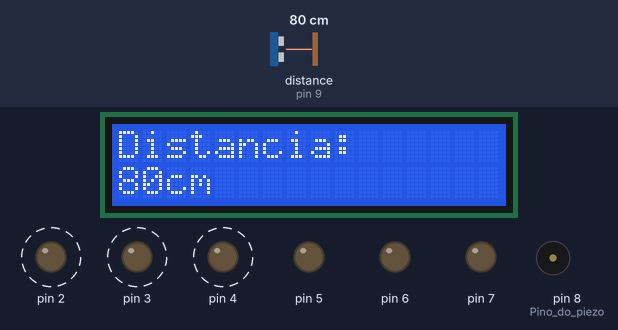
A sketch run on a simulated Arduino Uno, built with avr-gcc and run on an emulated ATmega328P. On the bench: 16×2 character LCD, output pins drawn as LEDs (lit = HIGH), buzzer (waves = sounding). Wiring (inferred from the names in the program): ultrasonic range finder: trigger pin 10; echo pin 9. Dashed ring = blinking. The inputs (shaded band) are chosen by the test bench; at power-on: distance to the obstacle (sensor on pin 9) 80 cm. The echo pulse lasts 58.3 µs per cm; pins used as bus, display or sensor lines are not drawn; what the sketch prints to the serial monitor is not drawn.

Above: at 0.96 s.
1.4 s: distance to the obstacle (sensor on pin 9) set to 2 cm
At 1.61 s:
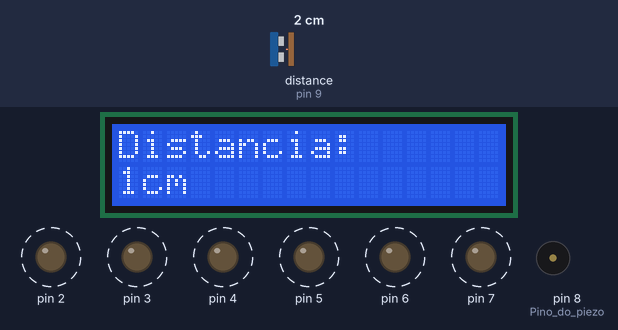
3.2 s: distance to the obstacle (sensor on pin 9) set to 103 cm
At 3.29 s:
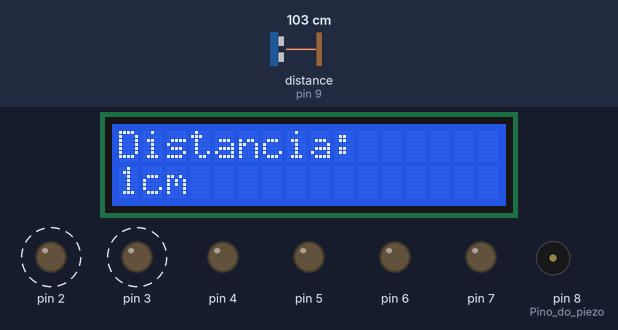
5.5 s: distance to the obstacle (sensor on pin 9) set to 4 cm
At 5.7 s:
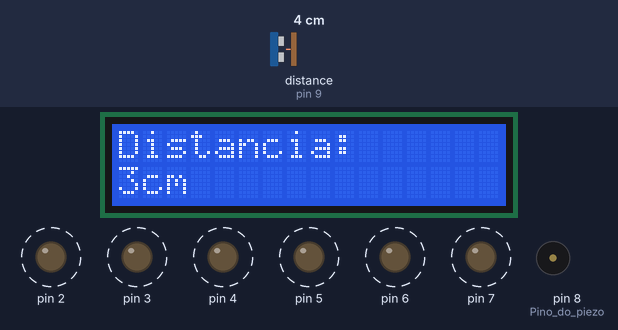
8.5 s: distance to the obstacle (sensor on pin 9) set to 35 cm
At 8.65 s:
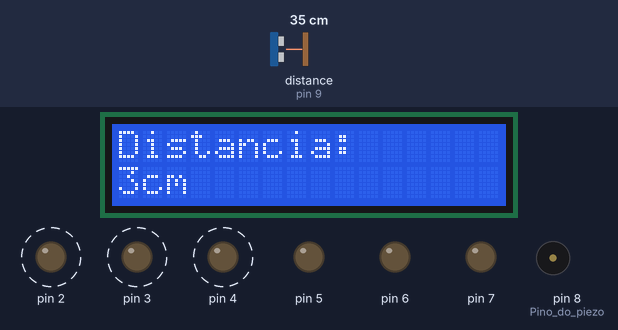
10.4 s: distance to the obstacle (sensor on pin 9) set to 18 cm
At 10.79 s:
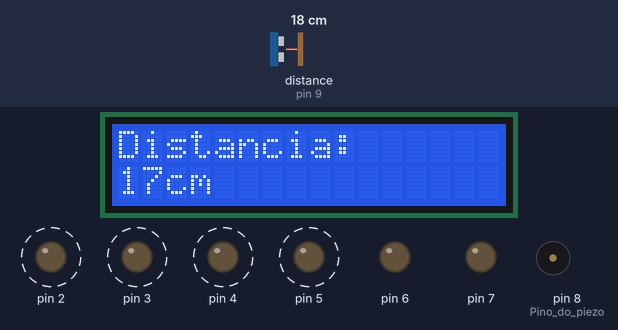
12.1 s: distance to the obstacle (sensor on pin 9) set to 12 cm
At 12.29 s:
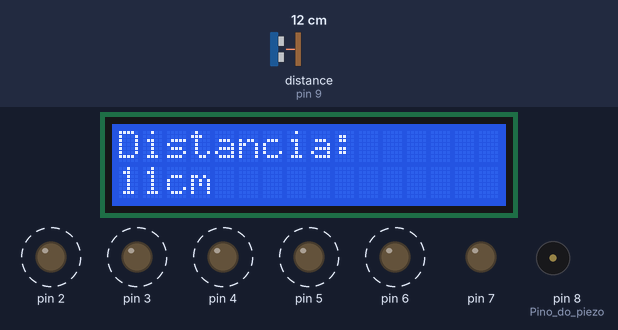
Timing chart, 0 to 61.7 s (numbered marks = the images above; inputs shaded):
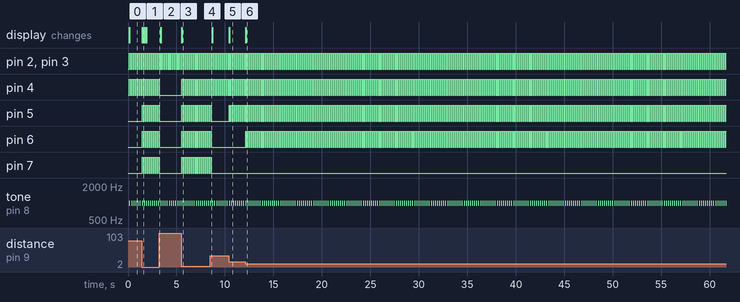

Measured:
- after the input at 1.4 s, pin 5–7: alternates HIGH for 0.10 s and LOW for 0.11 s, starting after 0.05 s; the display: changes after 0.07 s (image 1)
- after the input at 3.2 s, pin 4–7: goes on until 3.2 s, then stays LOW
- after the input at 5.5 s, pin 4–7: alternates HIGH for 0.10 s and LOW for 0.11 s, starting at once; the display: changes after 0.06 s (image 3)
- after the input at 8.5 s, pin 5–7: goes on until 8.6 s, then stays LOW
- after the input at 10.4 s, pin 5: alternates HIGH for 0.10 s and LOW for 0.11 s, starting at once; the display: changes at once (image 5)
- after the input at 12.1 s, pin 6: alternates HIGH for 0.10 s and LOW for 0.11 s, starting at once; the display: changes after 0.05 s (image 6)
- by itself, pin 2–4: alternates HIGH for 0.10 s and LOW for 0.11 s
- by itself, tone on pin 8 (Pino_do_piezo): alternates 1000 Hz for 0.03 s and silent for 0.18 s

The sketch:

Ult-Dist.ino
```cpp
//Os Leds só devem acender quando o obejto entrar em seu range, eles continuam acessos quando o objeto se aproxima mais. Eles sempre devem piscar. A distancia começa a piscas o LED 2 a 2 metros, o LED 3 a 1,5 metros, o LED 4 a 1 metro, o LED 5 a 30cm, o LED 6 a 15 cm e o LED 7 a 5 ou menos centímetros
#include <Wire.h>
#include <LiquidCrystal_I2C.h>

#define TRIG_PIN 10
#define ECHO_PIN 9

long duration;
int distance;
LiquidCrystal_I2C lcd_1(0x27, 16, 2); // Endereço I2C do LCD: 0x27, 16 colunas e 2 linhas
int cm;
int inches;

long readUltrasonicDistance(int trigPin, int echoPin) {
    pinMode(trigPin, OUTPUT);
    digitalWrite(trigPin, LOW);
    delayMicroseconds(2);
    digitalWrite(trigPin, HIGH);
    delayMicroseconds(10);
    digitalWrite(trigPin, LOW);
    pinMode(echoPin, INPUT);
    return pulseIn(echoPin, HIGH);
}

void setup() {
    Serial.begin(9600);
    pinMode(2, OUTPUT);
    pinMode(3, OUTPUT);
    pinMode(4, OUTPUT);
    pinMode(5, OUTPUT);
    pinMode(6, OUTPUT);
    pinMode(7, OUTPUT);
    pinMode(8, OUTPUT); // Pino do piezo

    pinMode(TRIG_PIN, OUTPUT);
    pinMode(ECHO_PIN, INPUT);

    lcd_1.init(); // Inicializa o LCD
    lcd_1.backlight(); // Liga a luz de fundo do LCD
    lcd_1.begin(16, 2); // Inicializa o LCD com 16 colunas e 2 linhas
    lcd_1.print("Distancia: "); // Imprime o texto inicial no LCD
}

void loop() {
    cm = 0.01723 * readUltrasonicDistance(TRIG_PIN, ECHO_PIN); // Mede a distância em centímetros
    inches = (cm / 2.54); // Converte para polegadas
    Serial.print("Distancia medida: ");
    Serial.print(cm);
    Serial.println(" cm");

    // Exibe a distância medida no LCD
    lcd_1.setCursor(0, 1); // Define a posição do cursor no LCD
    lcd_1.print(cm); // Imprime a distância medida no LCD
    lcd_1.print("cm       "); // Preenche o restante da linha no LCD

    // Controla os LEDs e o piezo com base na distância medida
    if (cm <= 200) { // A partir de 2 metros
        digitalWrite(2, HIGH); // Liga o LED 2
        tone(8, 1000, 100); // Emite um som (bip) mais lento
    }
    if (cm <= 150) { // A partir de 1,5 metros
        digitalWrite(3, HIGH); // Liga o LED 3
        tone(8, 1000, 75); // Emite um som (bip) mais rápido
    }
    if (cm <= 100) { // A partir de 1 metro
        digitalWrite(4, HIGH); // Liga o LED 4
        tone(8, 1000, 50); // Emite um som (bip) ainda mais rápido
    }
    if (cm <= 30) { // A partir de 30 cm
        digitalWrite(5, HIGH); // Liga o LED 5
        tone(8, 1000, 40); // Emite um som (bip) mais rápido ainda
    }
    if (cm <= 15) { // A partir de 15 cm
        digitalWrite(6, HIGH); // Liga o LED 6
        tone(8, 1000, 30); // Emite um som (bip) mais rápido
    }
    if (cm <= 5) { // 5 cm ou menos
        digitalWrite(7, HIGH); // Liga o LED 7
        tone(8, 1000, 20); // Emite um som (bip) muito rápido
    }

    // Aguarda um curto período para o LED permanecer aceso
    delay(100);

    // Desliga todos os LEDs
    digitalWrite(2, LOW);
    digitalWrite(3, LOW);
    digitalWrite(4, LOW);
    digitalWrite(5, LOW);
    digitalWrite(6, LOW);
    digitalWrite(7, LOW);
    noTone(8); // Para o som

    // Aguarda um curto período antes de repetir
    delay(100);
}
```
